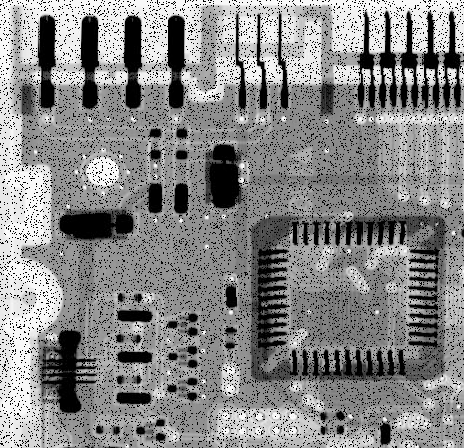
#> input picture cboard_pepper_only.tif, 464 x 448 px, given in place of bonescan.tif, which was not available
$ python cw2.py
#> lines starting #> are read from the running program, lines starting #| are printed output that depends on the picture; pictures that were not available may be replaced by others from this repository, and a replacement may not be noted
#> in cwiczenie12, obraz is the input picture: PIL image 464x448 L; min 0, max 255, mean 135.7
import numpy as np
import matplotlib.pyplot as plt
from PIL import Image, ImageFilter
import random
import scipy.ndimage as ndi


def wczytaj_obraz(nazwa_pliku):
    """Wczytuje obraz z pliku o podanej nazwie."""
    return Image.open(nazwa_pliku)


# [51 lines left out: functions wyswietl_obraz, wykres_poziomych_linii, wykres_pionowych_linii, wybierz_podobraz, not called in this run]


def zapis_obraz_do_pliku(obraz, nazwa_pliku):
    """Zapisuje obraz do pliku o zadanej nazwie."""
    obraz.save(nazwa_pliku)


# [24 lines left out: functions przeksztalcenie_mnozenie, przeksztalcenie_logarytmiczne, przeksztalcenie_kontrastowe, not called in this run]


def przeksztalcenie_gamma(obraz, c, gamma):
    """Korekcja gamma T(r) = c * r ^ γ."""
    obraz_gray = obraz.convert('L')
    obraz_array = np.array(obraz_gray)
    obraz_array = c * (obraz_array / 255) ** gamma  # Normalizujemy do [0, 1] przed potęgą
    obraz_array = np.clip(obraz_array * 255, 0, 255)  # Skalowanie do zakresu [0, 255]
    return Image.fromarray(obraz_array.astype(np.uint8))


# [11 lines left out: function wykres_transformacji, not called in this run]


def przeksztalcenie_mnozenie_function(r, c):
    """Pomocnicza funkcja do wykresu mnożenia przez stałą."""
    return np.clip(c * r, 0, 255)


def przeksztalcenie_logarytmiczne_function(r, c):
    """Pomocnicza funkcja do wykresu transformacji logarytmicznej."""
    return np.clip(c * np.log(1 + r), 0, 255)


def przeksztalcenie_kontrastowe_function(r, m, e):
    """Pomocnicza funkcja do wykresu zmiany kontrastu."""
    return np.clip(1 / (1 + (m / (r + 1)) ** e) * 255, 0, 255)


def przeksztalcenie_gamma_function(r, c, gamma):
    """Pomocnicza funkcja do wykresu korekcji gamma."""
    return np.clip(c * (r / 255) ** gamma * 255, 0, 255)

# [22 lines left out: function wyrownaj_histogram, not called in this run]


def rysuj_histogram(obraz, tytul):
    """Rysowanie histogramu obrazu."""
    obraz_gray = obraz.convert('L')  # Przekształcamy obraz do odcieni szarości
    obraz_array = np.array(obraz_gray)

    plt.hist(obraz_array.flatten(), bins=256, range=(0, 256), color='black', alpha=0.7)
    plt.title(tytul)
    plt.xlabel('Poziom szarości')
    plt.ylabel('Liczba pikseli')
    plt.grid(True)


# [77 lines left out: functions lokalne_wyrownanie_histogramu, lokalne_poprawa_jakosci, dodaj_szum_sol_i_pieprz, not called in this run]


def filtr_usredniajacy(obraz, maska_rozmiar=3):
    """Aplikacja liniowego filtra uśredniającego z maską o zadanym rozmiarze."""
    return obraz.filter(ImageFilter.BoxBlur(maska_rozmiar))


def filtr_medianowy(obraz, maska_rozmiar=3):
    """Aplikacja filtra medianowego."""
    return obraz.filter(ImageFilter.MedianFilter(maska_rozmiar))


# [28 lines left out: functions filtr_minimum, filtr_maksimum, not called in this run]


def pokaz_obraz_i_histogram(obraz_przeksztalcony, tytul):
    """Funkcja pomocnicza do wyświetlania obrazu i histogramu."""
#> called with tytul = 'Początkowy obraz'
    plt.figure(figsize=(12, 6))

    # Wyświetlanie obrazu
    plt.subplot(1, 2, 1)
    plt.imshow(obraz_przeksztalcony, cmap='gray')
    plt.title(f'{tytul} - Obraz')
    plt.axis('off')

    # Rysowanie histogramu
    plt.subplot(1, 2, 2)
    rysuj_histogram(obraz_przeksztalcony, f'{tytul} - Histogram')
    plt.show()
#> figure, not shown here; panel 2: tallest bar 32705 high, from x = 0 to 1


def zastosuj_filtr_usredniajacy(obraz, rozmiar_maski):
    """Zastosowanie filtra uśredniającego (BoxBlur) o zadanym rozmiarze maski."""
    return obraz.filter(ImageFilter.BoxBlur(rozmiar_maski))

def zastosuj_filtr_gaussowski(obraz, rozmiar_maski):
    """Zastosowanie filtra gaussowskiego o zadanym rozmiarze maski."""
    return obraz.filter(ImageFilter.GaussianBlur(rozmiar_maski))


def filtr_sobel(obraz):
    """Wykrywanie krawędzi z użyciem filtra Sobela."""
    # Konwersja do odcieni szarości
    obraz_array = np.array(obraz.convert('L'))

    # Maski Sobela
    Gx = np.array([[-1, 0, 1], [-2, 0, 2], [-1, 0, 1]])
    Gy = np.array([[-1, -2, -1], [0, 0, 0], [1, 2, 1]])

    # Konwolucja z maskami Sobela
    sobel_x = ndi.convolve(obraz_array.astype(float), Gx)
    sobel_y = ndi.convolve(obraz_array.astype(float), Gy)

    # Magnituda gradientu
    sobel_mag = np.hypot(sobel_x, sobel_y)
    sobel_x = np.hypot(sobel_x, sobel_x)
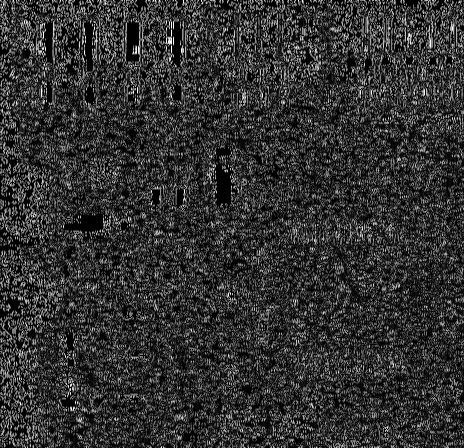
#> sobel_x: shape (448, 464) float64; min 0, max 1442.5, mean 285.4; drawn with min black and max white
    sobel_y = np.hypot(sobel_y, sobel_y)
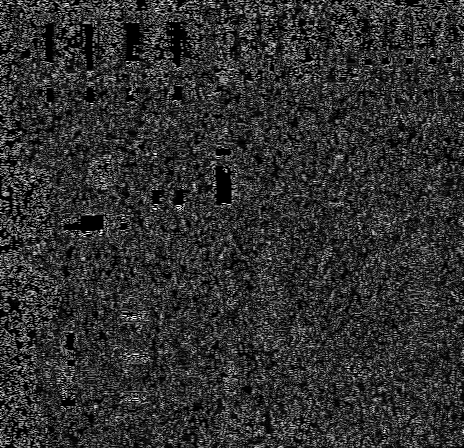
#> sobel_y: shape (448, 464) float64; min 0, max 1439.7, mean 273.4; drawn with min black and max white
    sobel_mag = np.clip(sobel_mag / sobel_mag.max() * 255, 0, 255).astype(np.uint8)

    # Skalowanie wyników X i Y dla wizualizacji (z zachowaniem kontrastu)
    sobel_x_norm = np.clip((sobel_x - sobel_x.min()) / (sobel_x.max() - sobel_x.min()) * 255, 0, 255).astype(np.uint8)
    sobel_y_norm = np.clip((sobel_y - sobel_y.min()) / (sobel_y.max() - sobel_y.min()) * 255, 0, 255).astype(np.uint8)

    # Tworzenie obrazów wynikowych
    obraz_sobel_x = Image.fromarray(sobel_x_norm)
    obraz_sobel_y = Image.fromarray(sobel_y_norm)
    obraz_sobel_mag = Image.fromarray(sobel_mag)

    return obraz_sobel_x, obraz_sobel_y, obraz_sobel_mag

def filtr_laplasjan(obraz):
    """Zastosowanie filtra Laplasjanu do wyostrzania szczegółów."""
    obraz_array = np.array(obraz.convert('L'))
    laplasjan_maska = np.array([[0, 1, 0], [1, -4, 1], [0, 1, 0]])  # Maska Laplasjanu

    # Konwolucja obrazu z maską Laplasjanu
    laplasjan_obraz = ndi.convolve(obraz_array, laplasjan_maska)

    # Wyostrzanie obrazu: oryginalny obraz + wyostrzona wersja (Laplasjan)
    wyostrzony_obraz = obraz_array + laplasjan_obraz

    # Konwersja: przycięcie wartości i zmiana typu danych
    wyostrzony_obraz = np.clip(wyostrzony_obraz, 0, 255).astype(np.uint8)

    # Konwersja z tablicy NumPy do obrazu PIL
    return Image.fromarray(wyostrzony_obraz), laplasjan_obraz


# [264 lines left out: functions unsharp_masking, high_boost_filtering, cwiczenie5, cwiczenie6, cwiczenie7, cwiczenie8 and 2 more, not called in this run]

def cwiczenie11():
    cwiczenie11_1()
    #cwiczenie11_2()

# [38 lines left out: functions cwiczenie11_1, cwiczenie11_2, not called in this run]


def cwiczenie12():
    #nazwa_pliku = input("Podaj nazwę pliku obrazu (np. obraz.jpg): ")
    obraz = Image.open("bonescan.tif")
    pokaz_obraz_i_histogram(obraz, 'Początkowy obraz')


    obraz, obraz_laplasjan = filtr_laplasjan(obraz)
    pokaz_obraz_i_histogram(obraz, 'Obraz + Laplasjan 3x3')

    poz,pio,uks = filtr_sobel(obraz)

    obraz = np.array(obraz.convert('L')) + np.array(uks.convert('L'))
#> obraz: shape (448, 464)
    obraz = Image.fromarray(obraz)

    pokaz_obraz_i_histogram(obraz, 'Obraz po wykorzystaniu gradientu Sobela')

    obraz = filtr_usredniajacy(obraz, 5)
#> in filtr_usredniajacy, `return obraz.filter(ImageFilter.BoxBlur(maska_rozmiar))`:
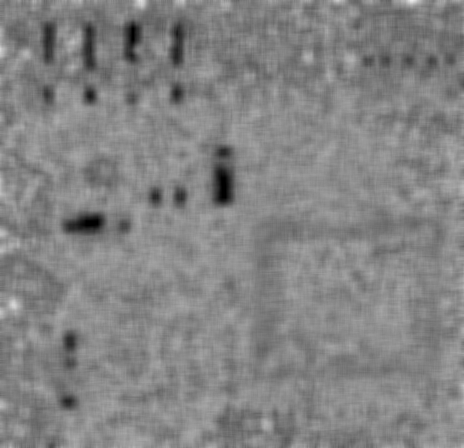
#> returned value: PIL image 464x448 L; min 0, max 236, mean 131.4
    pokaz_obraz_i_histogram(obraz, 'Obraz po filtracji uśredniającej z maską 5x5')


    obraz = np.array(obraz.convert('L'), dtype=np.float32) / 255.0
    obraz_laplasjan = np.array(obraz_laplasjan, dtype=np.float32) / 255.0
    obraz = obraz * obraz_laplasjan
    obraz = obraz * 255.0
    obraz = Image.fromarray(obraz)
    pokaz_obraz_i_histogram(obraz, 'Iloczyn obrazu i Laplasjanu')

    obraz = np.array(obraz.convert('L'), dtype=np.float32) / 255.0
    obraz_wstepny = np.array(Image.open("bonescan.tif").convert('L'), dtype=np.float32) / 255.0
    obraz = obraz + obraz_wstepny
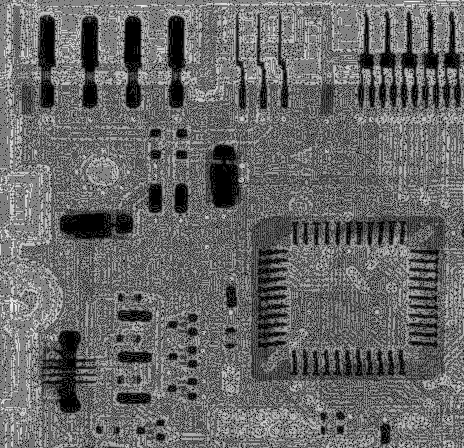
#> obraz: shape (448, 464) float32; min 0, max 1.85, mean 0.757; drawn with min black and max white
    obraz = obraz * 255.0
    obraz = Image.fromarray(obraz)
    pokaz_obraz_i_histogram(obraz, 'Suma obraz wstepnego i aktualnego')
#> in rysuj_histogram (call 6), `obraz_gray = obraz.convert('L')`:
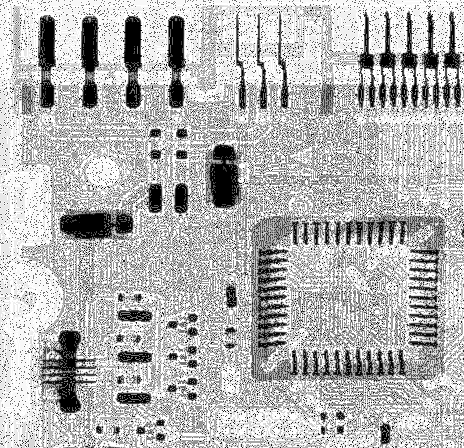
#> obraz_gray: PIL image 464x448 L; min 0, max 255, mean 180.3

    obraz = przeksztalcenie_gamma(obraz, 1, 0.5)
#> in przeksztalcenie_gamma, `obraz_array = c * (obraz_array / 255) ** gamma`:
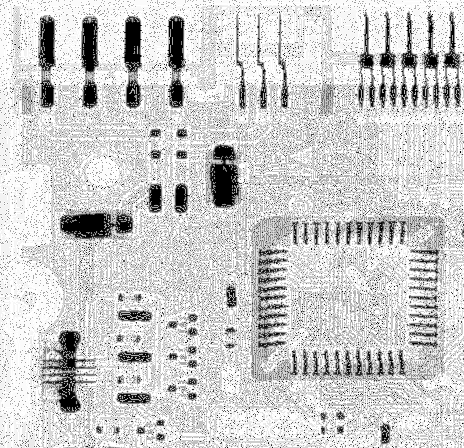
#> obraz_array: shape (448, 464) float64; min 0, max 1, mean 0.801
    pokaz_obraz_i_histogram(obraz, 'Transformacja potegowa c=1 y=0.5')
#> in pokaz_obraz_i_histogram (call 7), `plt.show()`:
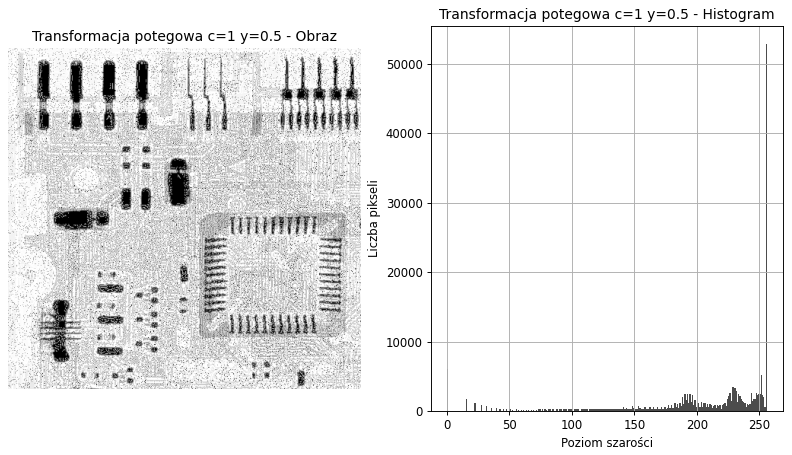
#> figure drawn by matplotlib, 2 panels; panel 2: tallest bar 52836 high, from x = 255 to 256


def main():
    # [14 lines of commented-out code are left out]
    cwiczenie12()

if __name__ == "__main__":
    main()

$ run again, on cboard_salt_pepper.tif
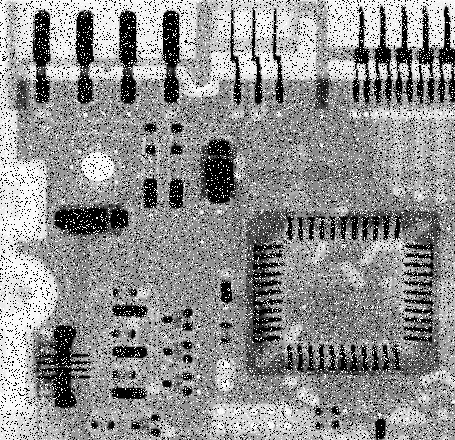
#> input picture cboard_salt_pepper.tif, 455 x 440 px, given in place of bonescan.tif, which was not available
#> in cwiczenie12, obraz is the input picture: PIL image 455x440 L; min 0, max 255, mean 144.1
#> in przeksztalcenie_gamma, `obraz_array = c * (obraz_array / 255) ** gamma`:
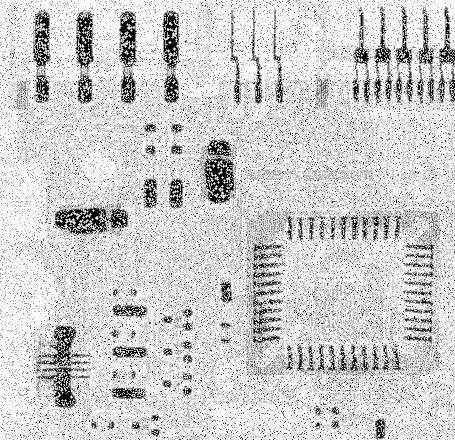
#> obraz_array: shape (440, 455) float64; min 0, max 1, mean 0.821
#> in pokaz_obraz_i_histogram (call 7), `plt.show()`:
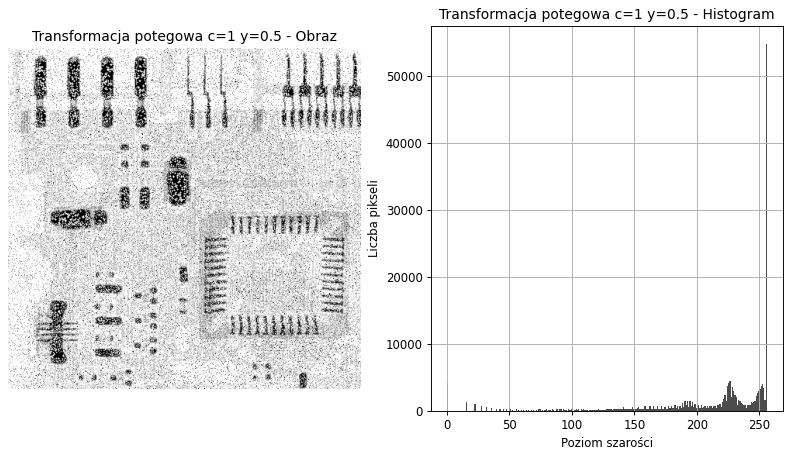
#> figure drawn by matplotlib, 2 panels; panel 2: tallest bar 54690 high, from x = 255 to 256
